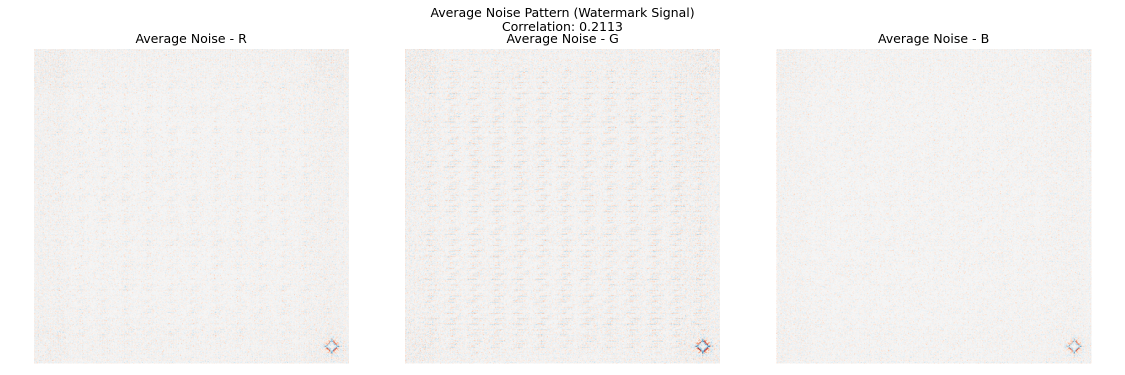
#> input picture artifacts/visualizations/deep_analysis/noise_pattern.png, 2250 x 750 px (shown at 1/2 size)
$ python synthid_codebook_finder.py ../../artifacts/visualizations/deep_analysis
#> lines starting #> are read from the running program, lines starting #| are printed output that depends on the picture
"""
SynthID Watermark Codebook Discovery

This script performs deep analysis on AI-generated images (with SynthID watermarks)
to reverse-engineer the watermark embedding scheme.

Based on SynthID paper, the watermark is:
1. Embedded via a neural network encoder during image generation
2. Designed to be imperceptible but robust to transformations
3. Uses a learned representation that encodes a binary message

Analysis approaches:
1. Cross-image bit plane correlation - find consistent bit patterns
2. Frequency domain analysis - find carrier frequencies
3. Noise pattern extraction - find embedded signal in noise
4. DCT/DWT coefficient analysis - find quantization patterns
5. Statistical anomaly detection - find systematic deviations
"""

import os
import sys
import numpy as np
import cv2
from PIL import Image
from scipy.fft import fft2, fftshift, ifft2, dct, idct
from scipy.stats import pearsonr, spearmanr, skew, kurtosis
from scipy.ndimage import gaussian_filter, sobel
# from skimage.restoration import denoise_wavelet  # Avoid skimage dependency
import pywt
from collections import defaultdict
import json
from concurrent.futures import ProcessPoolExecutor, as_completed
from tqdm import tqdm


class SynthIDCodebookFinder:
    """
    Discovers the SynthID watermark codebook by analyzing patterns
    across multiple AI-generated images.
    """

    def __init__(self, target_size=(512, 512)):
        self.target_size = target_size
        self.n_images = 0

        # Pattern accumulators
        self.bit_planes = {i: [] for i in range(8)}
        self.noise_patterns = []
        self.fourier_magnitudes = []
        self.fourier_phases = []
        self.dct_patterns = []
        self.wavelet_patterns = []
        self.lsb_patterns = []

        # Cross-image accumulators for finding consistent patterns
        self.lsb_avg = None
        self.noise_avg = None
        self.fourier_avg = None
        self.phase_coherence = None

        # Per-image features for clustering
        self.image_features = []
        self.image_paths = []

    def load_image(self, path: str) -> np.ndarray:
        """Load and preprocess image."""
        img = cv2.imread(path)
#> img is the input picture: shape (750, 2250, 3); mean B, G, R 242.2, 243.1, 244.6
        if img is None:
            return None
        img = cv2.cvtColor(img, cv2.COLOR_BGR2RGB)
        img = cv2.resize(img, self.target_size)
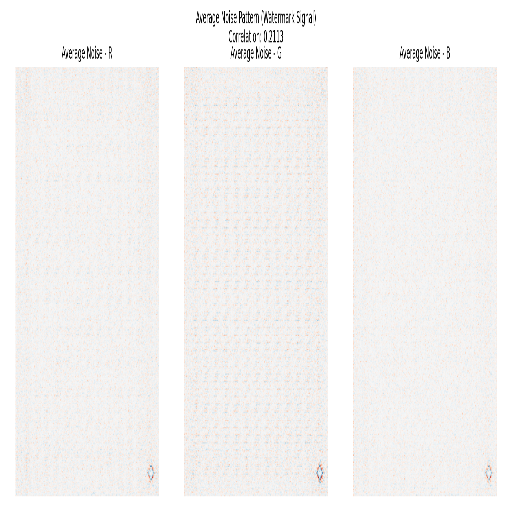
#> img: shape (512, 512, 3); mean R, G, B 244.5, 243, 242.1
        return img

    def extract_lsb_pattern(self, img: np.ndarray) -> np.ndarray:
        """Extract LSB (Least Significant Bit) pattern from all channels."""
        lsb = np.zeros((self.target_size[1], self.target_size[0], 3), dtype=np.uint8)
        for c in range(3):
            lsb[:, :, c] = img[:, :, c] & 1
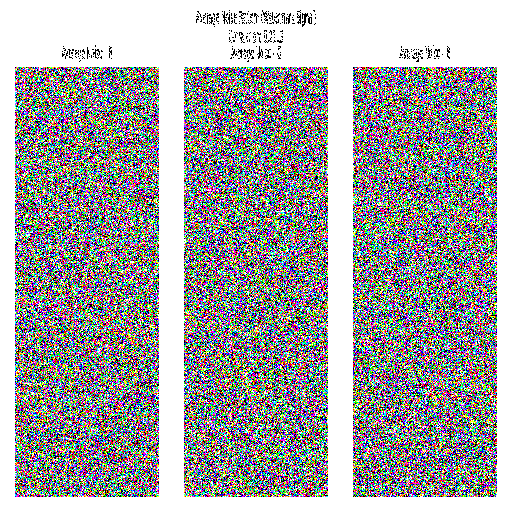
#> lsb: shape (512, 512, 3); mean R, G, B 0.642, 0.643, 0.644; drawn with 1 as white
        return lsb

    def extract_bit_planes(self, img: np.ndarray) -> dict:
        """Extract all 8 bit planes from grayscale image."""
        gray = cv2.cvtColor(img, cv2.COLOR_RGB2GRAY)
        planes = {}
        for bit in range(8):
            planes[bit] = ((gray >> bit) & 1).astype(np.float32)
#> (the rest of the program and of its run is left out)
